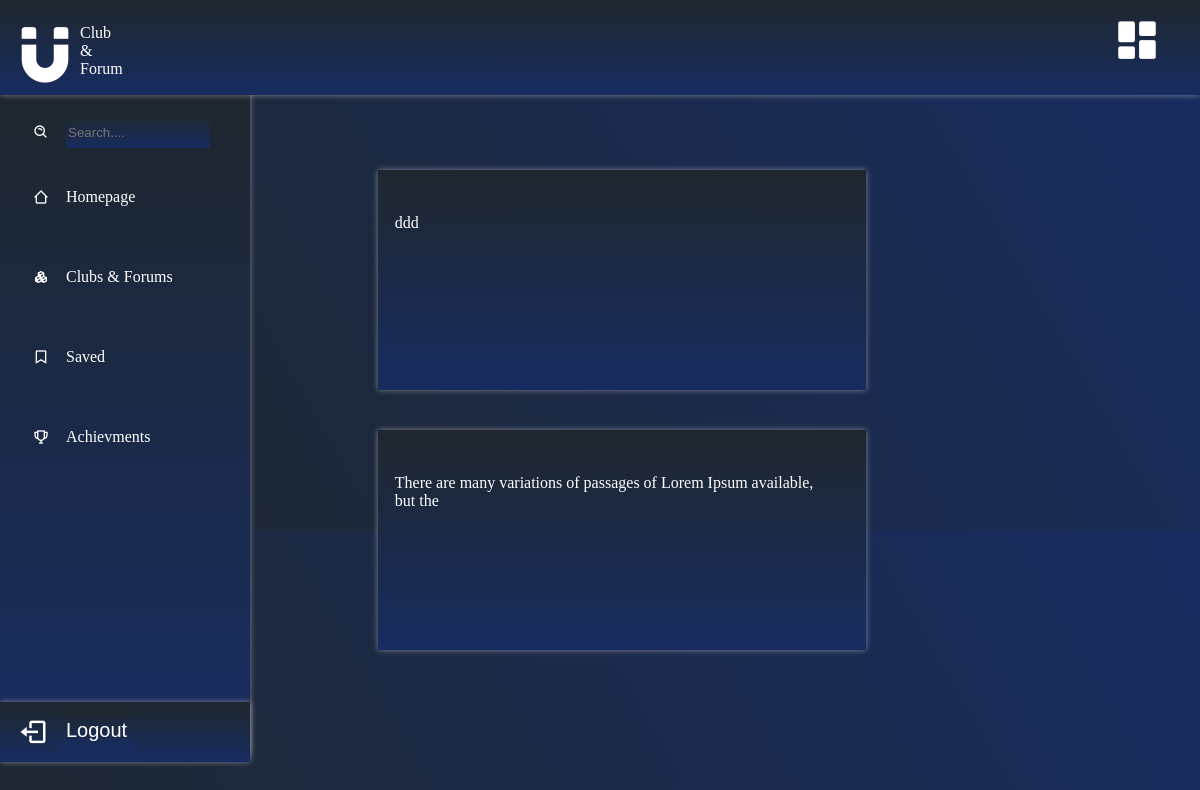
Screenshot of /complain1.php with the database file from the repository.
### tables this page shows
CREATE TABLE `complains` (
  `id` int(11) NOT NULL,
  `text` longtext NOT NULL,
  `date` date NOT NULL DEFAULT current_timestamp()
);

### complain1.php (the view, shortened to what this page needs)
<!DOCTYPE html>
<html lang="en">
<head>
    <link rel="stylesheet" href="https://cdnjs.cloudflare.com/ajax/libs/font-awesome/6.1.2/css/all.min.css">
    <link rel = "stylesheet" href = "homecss.css">
    <link href='https://unpkg.com/boxicons@2.1.4/css/boxicons.min.css' rel='stylesheet'>
</head>
<body>
    <div class="maindiv">
     <div class="sidebar">
        <ul>
        <li>
         <a href="#">
        <i class='bx bx-search-alt' id="search"></i>
        <input id="src" type="text" placeholder="Search....">
        </a>
          </li>
          <li>
         <a href="homepage.php">
         <i  class='bx bx-home-alt-2'></i>
         <span class="links_name">Homepage</span>
           </a>
          </li>
       <li>
       <a href="#">
       <i class='bx bxs-component'></i>
       <span class="links_name">Clubs & Forums</span>
   </a>
   </li>
        <li>
            <a href="#">
            <i class='bx bx-bookmark'></i>
      <span class="links_name">Saved</span>
    </a>
    </li>
           <li>
            <a href="achievement.php">
            <i class='bx bx-trophy' ></i>
            <span class="links_name">Achievments</span>
        </a>
        </li>
          </ul>
          <div class='footer'>
            <a href="login.php">
          <i class='bx bx-log-out'></i>
          <input type="submit" value='Logout'>
          </a>
          </div>
       </div>
         <div class="topbar">
                <div class="logo">
                    <i class='bx bxs-magnet'></i>
                <div class="logo_name">Club & Forum</div>
                </div>
                <i id = 'person' class='bx bxs-dashboard'></i>
                <?php
              echo "<a class ='username'>".$_SESSION['firstname']."</a>";
           ?>
               </div>
        <?php
          $db = mysqli_connect("localhost", "root", "", "user_db");
          $sql = "SELECT * FROM complains";
          $result = mysqli_query($db, $sql);
            while($row = mysqli_fetch_array($result)){
                echo "<div class='posts1'>";
                  echo" <div class='para1'>";
                  echo "<p id= 'ctext'>".$row['text']."</p>";
                 echo" </div>";
                 echo "</div>";
            }
               ?>
    </div>
</body>
</html>

### homecss.css (style rules this page uses)
* { list-style: none; text-decoration: none; }
body { height: 100%; width: 100%; background: linear-gradient(60deg,#1e272e, #182C61); }
.maindiv { position: relative; }
.maindiv .sidebar { position: fixed; background: linear-gradient(#1e272e, #182C61); box-shadow: 0 0 6px rgba(228, 224, 224, 0.5); left: 0; height: 662px; top: 92px; width: 250px; z-index: 10; }
.sidebar ul { margin-top: 15px; padding-left: 16px; }
.sidebar ul li { position: relative; line-height: 80px; width: 100%; }
.sidebar ul li a { color: #fff; display: flex; align-items: center; transition: .6s; border-radius: 0px; }
.sidebar ul li i { height: 50px; min-width: 50px; border-radius: 12px; line-height: 50px; text-align: center; }
#search { border: none; z-index: 6; }
#src { border: none; height: 30px; border-radius: 3px; width: 140px; background: linear-gradient(#1e272e, #182C61); color: #fff; }
.maindiv .sidebar .footer { background: linear-gradient(#1e272e, #182C61); box-shadow: 0 0 6px rgba(228, 224, 224, 0.5); position: absolute; width: 100%; height: 60px; top: 610px; }
.maindiv .sidebar .footer i { color: #fff; font-size: 30px; margin: 15px; margin-left: 18px; }
.maindiv .sidebar .footer input { position: absolute; background: linear-gradient(#1e272e, #182C61); color: #fff; font-size: 20px; left: 60px; top:8px; border: none; height: 40px; transition: 0.1s; }
.maindiv .topbar { position: fixed; height: 95px; width: 100%; background: linear-gradient(#1e272e, #182C61); box-shadow: 0 0 6px rgba(228, 224, 224, 0.5); overflow: hidden; z-index: 10; left: 0; top: 0; }
.topbar .logo { position: absolute; color: #fff; height: 50px; width: 50px; align-items: center; }
.maindiv .topbar .logo i { position:absolute; font-size: 70px; margin-right: 15px; margin-left: 10px; top: 18px; color: #fff; }
.topbar .logo_name { position: absolute; color: #fff; margin-left: 80px; top: 24px; }
.topbar a { position: absolute; right: 90px; color: #fff; top: 30px; }
#person { position: absolute; right: 38px; top: 15px; font-size: 50px; color: #fff; }
a.username { position: absolute; height: 6px; width: 5px; top: 65px; right: 82px; }
.posts1 { position: relative; height: 200px; width: 39%; left: 360px; top: 160px; background: linear-gradient(#1e272e, #182C61); box-shadow: 0 0 6px rgba(228, 224, 224, 0.5); color: #fff; margin: 10px; margin-bottom: 40px; padding: 10px; }
.posts1 .para1 { position: absolute; width: 90%; padding: 5px; height: 90%; right: 35px; }
.posts1 .para1 p#ctext { position: absolute; width: 96%; margin: 6px; height: 200px; padding: 5px; top: 20px; }
div.para1 { position: absolute; height: 50px; margin: 3px; }
.para1 p#ctext { position: absolute; width: 40%; margin: 60px; height: 100px; }

### rows the page displays
complains: text "ddd"
complains: text "There are many variations of passages of Lorem Ipsum available, but the"
